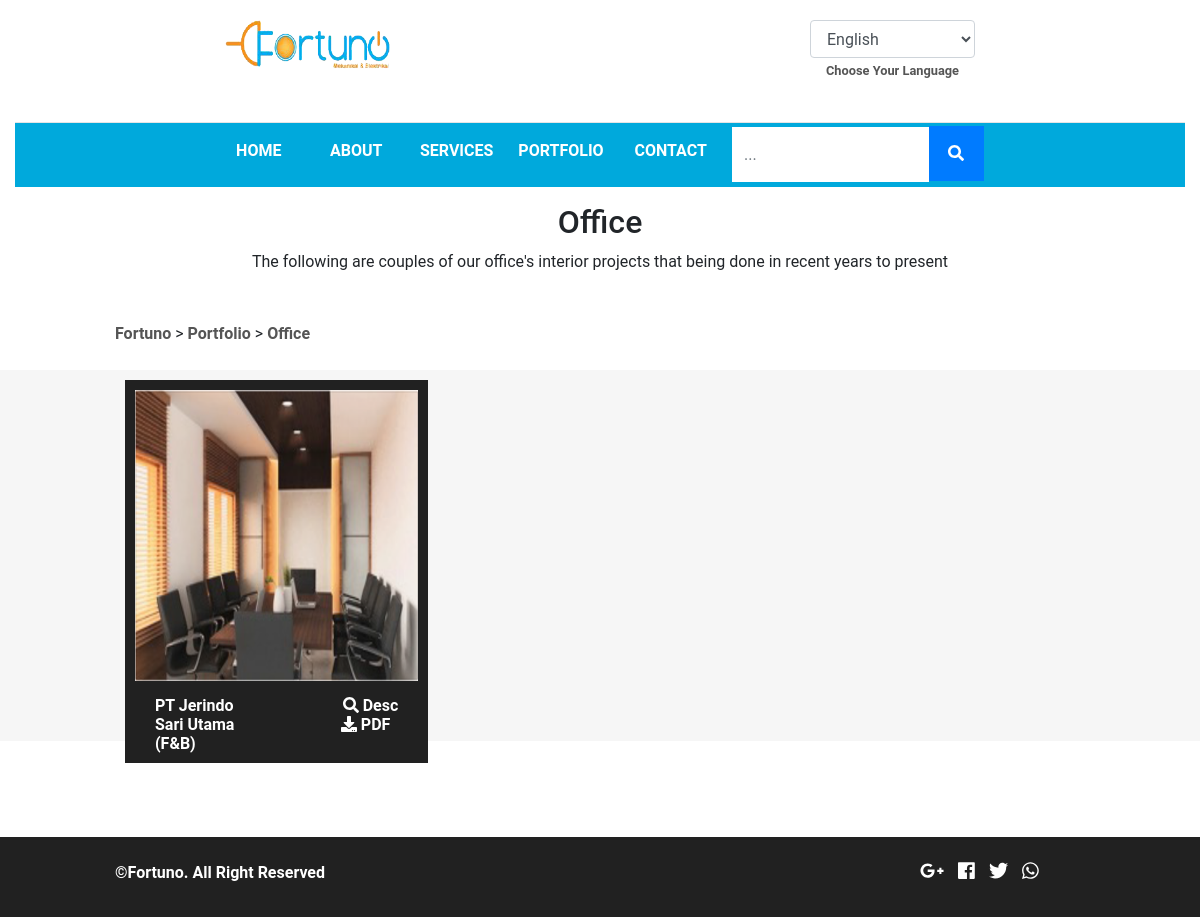
The app's page /portfolio/office with its own data.
### tables this page shows
CREATE TABLE `fortu_portofolio` (
  `portofolio_id` int(8) NOT NULL,
  `catporto_id` int(11) NOT NULL,
  `portofolio_name` varchar(255) NOT NULL,
  `portofolio_name_en` varchar(255) NOT NULL,
  `portofolio_desc` text NOT NULL,
  `portofolio_desc_en` text NOT NULL,
  `portofolio_pub` enum('88','99') NOT NULL,
  `portofolio_link` varchar(255) NOT NULL,
  `portofolio_pdf` varchar(255) NOT NULL
);

CREATE TABLE `fortu_image` (
  `image_id` int(11) NOT NULL,
  `parent_id` int(11) NOT NULL,
  `image_parent_name` varchar(255) NOT NULL,
  `image_name` varchar(255) NOT NULL,
  `image_seq` tinyint(4) NOT NULL
);

### application/views/index.php (called while the page is built, shortened)
<?php
$this->load->view('component/top', isset($top) ? $top : 0);
$this->load->view('component/header', isset($header) ? $header : 0);
$this->load->view($content, isset($component) ? $component : 0);

### application/controllers/Portfolio.php (called while the page is built, shortened)
<?php
  class Portfolio extends Frontend_Controller
  {
    function __construct() {
      parent::__construct();
      $this->data['top'] = 'portfolio';
      $this->data['bottom'] = 'portfolio';
      $this->data['header']['portfolio'] = 'portfolio';
    }
    function workArea($link) {
      $this->data['content'] = 'pages/portfolio-gallery';
      $this->data['catporto'] = $this->catporto_model->get_category(array('image_parent_name' => 'catporto', '{PRE}catporto.catporto_link' => $link), NULL, NULL, NULL, array('{PRE}catporto.catporto_id', '{PRE}catporto.catporto_name', '{PRE}catporto.catporto_desc', '{PRE}catporto.catporto_name_en', '{PRE}catporto.catporto_desc_en'));
      $catporto_id = $this->data['catporto'][0]->catporto_id;
      $this->data['portofolio'] = $this->portofolio_model->get_portofolio(array('image_parent_name' => 'portofolio', 'portofolio_pub' => '99', '{PRE}catporto.catporto_id' => $catporto_id,'image_seq' => 0));
      $this->load->view('index', $this->data);
    }
  }
 ?>

### index.php (called while the page is built, shortened)
<?php
require_once BASEPATH.'core/CodeIgniter.php';

### application/core/MY_Model.php (called while the page is built, shortened)
<?php
class MY_Model extends CI_Model
{
	protected $_table_name;
	protected $_order_by;
	protected $_order_by_type;
	protected $_primary_filter = 'intval';
	protected $_primary_key;
	public function get($id = NULL, $single = FALSE)
	{
		if ($id != NULL) {
			$filter = $this->_primary_filter;
			$id = $filter($id);
			$this->db->where($this->_primary_key, $id);
			$method = 'row';
		}
		elseif ($single == TRUE) {
			$method = 'row';
		}
		else {
			$method = 'result';
		}
		if ($this->_order_by_type) {
			$this->db->order_by($this->_order_by, $this->_order_by_type);
		}
		else {
			$this->db->order_by($this->_order_by);
		}
		return $this->db->get('{PRE}'.$this->_table_name)->$method();
	}
	public function get_by($where = NULL, $limit = NULL, $offset = NULL, $single = FALSE, $select = NULL)
	{
		if ($select != NULL) {
			$this->db->select($select);
		}
		if ($where != NULL) {
			$this->db->where($where);
		}
		if (($limit) && ($offset)) {
			$this->db->limit($limit, $offset);
		}
		elseif (($limit)) {
			$this->db->limit($limit);
		}
		return $this->get(NULL, $single);
	}
	public function count($where = NULL)
	{
		if ($where) {
			$this->db->where($where);
		}
		$this->db->from('{PRE}'.$this->_table_name);
		return $this->db->count_all_results();
	}
}

### application/core/MY_Controller.php (called while the page is built, shortened)
<?php
class Frontend_Controller extends MY_Controller
{
	public function __construct()
	{
		if (empty($this->data['uri_1'])) {
			$this->data['metadata_site'] = $this->site_model->get(1);
		}
		else {
			$count_seo = $this->seo_model->count(array('seo_page' => $this->data['uri_1']));
			if ($count_seo > 0) {
				$this->data['metadata_seo'] = $this->seo_model->get_by(array('seo_page' => $this->data['uri_1']), 1, NULL, TRUE);
			}
			else {
				$this->data['metadata_site'] = $this->site_model->get(1);
			}
		}
	}
}

### application/models/Catporto_model.php (called while the page is built, shortened)
<?php
class Catporto_model extends MY_Model
{
	public function get_category($where = NULL, $limit = NULL, $offset= NULL, $single=FALSE, $select=NULL, $like = NULL, $order = NULL)
	{
		return parent::get_by($where,$limit,$offset,$single,$select);
	}
}

### application/models/Portofolio_model.php (called while the page is built, shortened)
<?php
class Portofolio_model extends MY_Model
{
	public function get_portofolio($where = NULL, $limit = NULL, $offset= NULL, $single=FALSE, $select=NULL, $like = NULL, $order = NULL)
	{
		return parent::get_by($where,$limit,$offset,$single,$select);
	}
}

### application/views/component/top.php (the view, shortened to what this page needs)
<!DOCTYPE html>
<html lang="en">
	<head>
		<link rel="stylesheet" href="<?php echo base_url();?>plugins/bootstrap_new/bootstrap.min.css">
		<link rel="stylesheet" href="<?php echo base_url();?>dist/css/fort.style.css">
		<?php if (isset($top)): ?>
			<?php
			switch ($top) {
				case 'services': ?>
				<?php break;
				case 'portfolio': ?>
				<link rel="stylesheet" href="<?php echo base_url();?>dist/css/fort.style_portfolio.css">
				<?php break;
				case 'search': ?>
				<?php break;
			}
			 ?>
		<?php else: ?>
			<link rel="stylesheet" href="<?php echo base_url();?>dist/css/fort.style_home.css">
		<?php endif; ?>
	</head>
<body>

### application/views/pages/portfolio-gallery.php (shortened to what this page needs)
<?php
$catporto_name = cekBahasa('catporto_name');
$catporto_desc = cekBahasa('catporto_desc');
?>
<div class="text-center mt-3">
  <p class="h2"><?=$catporto[0]->$catporto_name?></p>
  <div class="text-center px-5">
        <?=$catporto[0]->$catporto_desc?>
  </div>
  <div class="row services-gap text-left mt-5">
    <div class="col-md-1"></div>
    <div class="col-md-11">
      <?php $link_nav_jadul =  substr(base_url(), 0, -1); ?>
      <a href="<?=$link_nav_jadul;?>/">Fortuno</a>
      <?php foreach ($this->uri->segments as  $value) {
        ?> > <a href="<?=$link_nav_jadul .= '/'. $value;?>"> <?=ucwords($value);?></a>  <?php
      }  ?>
    </div>
  </div>
</div><br>
<div class="row gallery-portfolio in-gallery">
  <div class="col-md-1"></div>
  <div class="col-md-10">
    <?php $count = 0; $j=0; $length_data = count($portofolio)-1; ?>
    <?php foreach ($portofolio as $porto) {
      $img_link = base_url(). "uploads/img/portofolio/".$porto->image_name;
      $porto_name = cekBahasa('portofolio_name');
      $porto_desc = cekBahasa('portofolio_desc');
      if (!$count++) { ?> <div class="row gallery-portfolio-cover"> <?php } ?>
        <div class="col-md-4 img-container gapps">
          <a class="position-relative">
            <img src="<?=$img_link?>" alt="">
            <p class="h6">
              <span class="row">
                <span class="col-md-6">
                  <strong class="strong-hover"><?=$porto->$porto_name?></strong>
                </span>
                <span class="col-md-6">
                  <strong class="strong-hover float-right desc-more <?php if (trim(strip_tags($porto->$porto_desc)) === "0"): ?>strong-disabled <?php endif; ?>" val="<?php if (trim(strip_tags($porto->$porto_desc)) !== "0"): ?>desc-valid<?php endif; ?>"><i class="fas fa-search"></i> Desc</strong>
                  <strong class="float-right mx-2
                  <?php if (!$porto->portofolio_pdf): ?>strong-disabled
                  <?php else: ?>strong-hover
                  <?php endif; ?>"
                  <?php if ($porto->portofolio_pdf): ?>
                  onclick="window.location.href='<?=base_url().'uploads/pdf/portofolio/'.$porto->portofolio_pdf?>'"
                <?php endif; ?> >
                  <i class="fas fa-download"></i> PDF</strong>
                </span>
              </span>
            </p>
          </a>
        </div>
      <?php if ($count === 3 || $length_data === $j) { $count = 0; ?> </div> <?php }
      $j++;
      }
    ?>
  </div>
  <div class="col-md-1"></div>
</div>
<div class="my-5"></div><br><br>

### records on screen
fortu_portofolio: fortu_image.image_name (picture), porto_name "PT Jerindo Sari Utama (F&B)"

### other values on screen
$catporto[0]->$catporto_name "Office"
$catporto[0]->$catporto_desc "The following are couples of our office's interior projects that being done in recent years to present"
$value "Portfolio"
$value "Office"
